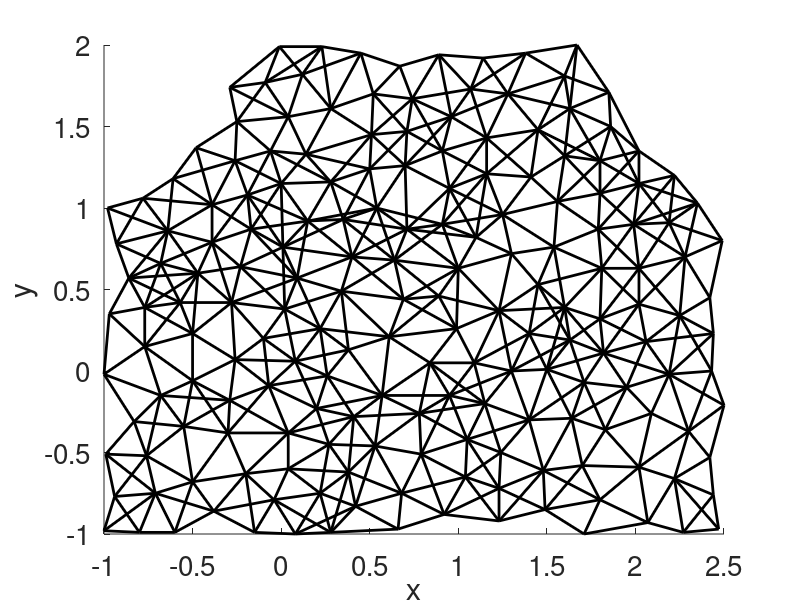

MATLAB code to generate this figure: (Note: this script raises an error after producing the figure.)
function run_atlas_tpaths2D()
%TODO: comments

data = load('current_atlas.mat');
new_S = data.new_S;
L = data.L;

data = load('current_driver.mat');
params = data.params;

net_info = params.net_info;
net = net_info.net;
neighbors = net_info.neighbors;
edges = net_info.edges;
deg = net_info.deg;
max_deg = net_info.max_deg;

delta = params.delta;
d = params.d;
dt = params.dt;
rho = params.rho;
m = params.m;
f = params.f;
dt_sim = params.dt_sim;
S = params.S;

figure(1); clf; hold on;
%contour(xgrid,ygrid,Ugrid,linspace(0,3.7,20),'Linewidth',1);
xlabel('x','Fontsize',20);
ylabel('y','Fontsize',20);
set(gca,'Fontsize',20);
for i = 1 : length(edges)
    plot([net(1,edges(i,1)),net(1,edges(i,2))],[net(2,edges(i,1)),net(2,edges(i,2))],'color','k','LineWidth',2);
end
drawnow;

%%%%%%%%%%%%%%%%%%%%%%%%%%%%%%%%%%%%%%%%%%%%%%%%%%%%%%%%%%%%%%%%
%NOTE: this is the main test file for comparing simulators
%Data generated by this file should be used by a number of other test files,
%one for transition paths, one for histograms...etc

p = 1;
T = 10000;

fprintf("Transition path tracking \n");
global p1 p2 p3
p1 = [0;0];
p2 = [1.5;0];
p3 = [0.8;1.05];
regions = [p1,p2,p3];
dist = 0.25;
dist_sq = dist.^2;

%%%Initial simulation point
Xzero = net(:,1);

%%%Assign net points to closest region, if within presciribed distance
region_net = zeros(size(net,2),1);
for n = 1 : size(net,2)
	[dmin,imin] = min(sum((net(:,n) - regions).^2,1));
	if dmin < dist_sq
		region_net(n) = imin;
	end
end

%%%%%%%%%%%%%%%%%%%%%%%%%%%%%
%Original Simulator
%%%%%%%%%%%%%%%%%%%%%%%%%%%%%
[~,~,X] = S(Xzero,p,T);

fprintf("Simulating original paths\n");

original_switches = switch_data(X,regions,dist,dt_sim,T);

fprintf("original paths are simulated! \n");
save('original_tswitch.mat','original_switches');
%%%%%%%%%%%%%%%%%%%%%%%%%%%%%
%Reduced(ATLAS) Simulator
%%%%%%%%%%%%%%%%%%%%%%%%%%%%%

%%%Find the initial chart to start reduced simulator
[~,init_chart] = min(sum((Xzero - net).^2,1));
num_nbr = deg(init_chart);
init_L = L(:,1:(m+1)*(num_nbr + 1),init_chart);

%%%Embed initial condition for original simulator,center,then run atlas simulator
%fprintf("TESTING: using prof. cameron LMDS \n");
[local_L,Yzero] = LMDS(init_L,Xzero,rho,d);
%[local_L,Yzero] = cameron_LMDS(init_L,Xzero,d);
Yzero = Yzero - local_L(:,1);

fprintf("simulating atlas paths\n");

[~,~,Y,charts] = learned_simulator(Yzero,p,dt,T,new_S,neighbors,deg,d,delta,net,init_chart);

fprintf("atlas paths are simulated! \n");

%%%Bin the chart list into respective regions, assign 0 if no region
num_steps = length(charts);
paths = zeros(1,num_steps);
for n = 1:num_steps
    paths(n) = region_net(charts(n));
end

learned_switches = calculate_switches(paths,dt,num_steps);
save('learned_tswitch.mat','learned_switches');
plot(net(1,charts),net(2,charts),'.','color','y','Markersize',20);
end

function [switch_times,paths] = switch_data(X,regions,dist,dt,T)
%TODO:comment
%Given trajectory data, calculates paths among regions list,
%finds switch_times betwen regions

num_steps = floor(T/dt);
dist_sq = dist^2;
paths = zeros(1,num_steps);
for n = 1:num_steps
	[dmin,imin] = min(sum((regions - X(:,n)).^2,1));
	if dmin < dist_sq
		paths(n) = imin;
	else
		paths(n) = 0;
	end
end
switch_times = calculate_switches(paths,dt,num_steps);
end

function switch_times = calculate_switches(paths,dt,num_steps)
%TODO:comment, use transition data file

switch_times=[];
ind = paths(1);
flag = sign(ind);
t = 0;
for n = 1:num_steps
   new_ind = paths(n);
   if new_ind > 0
       if flag == 0
           ind = new_ind;
           t = 0;
           flag = 1;
       end
   end
   if flag == 1
       if new_ind > 0 && new_ind ~= ind
           switch_times = [switch_times;ind,new_ind,t];
           t = 0;
           ind = new_ind;
       end
   end
   t = t+dt;
end
end

